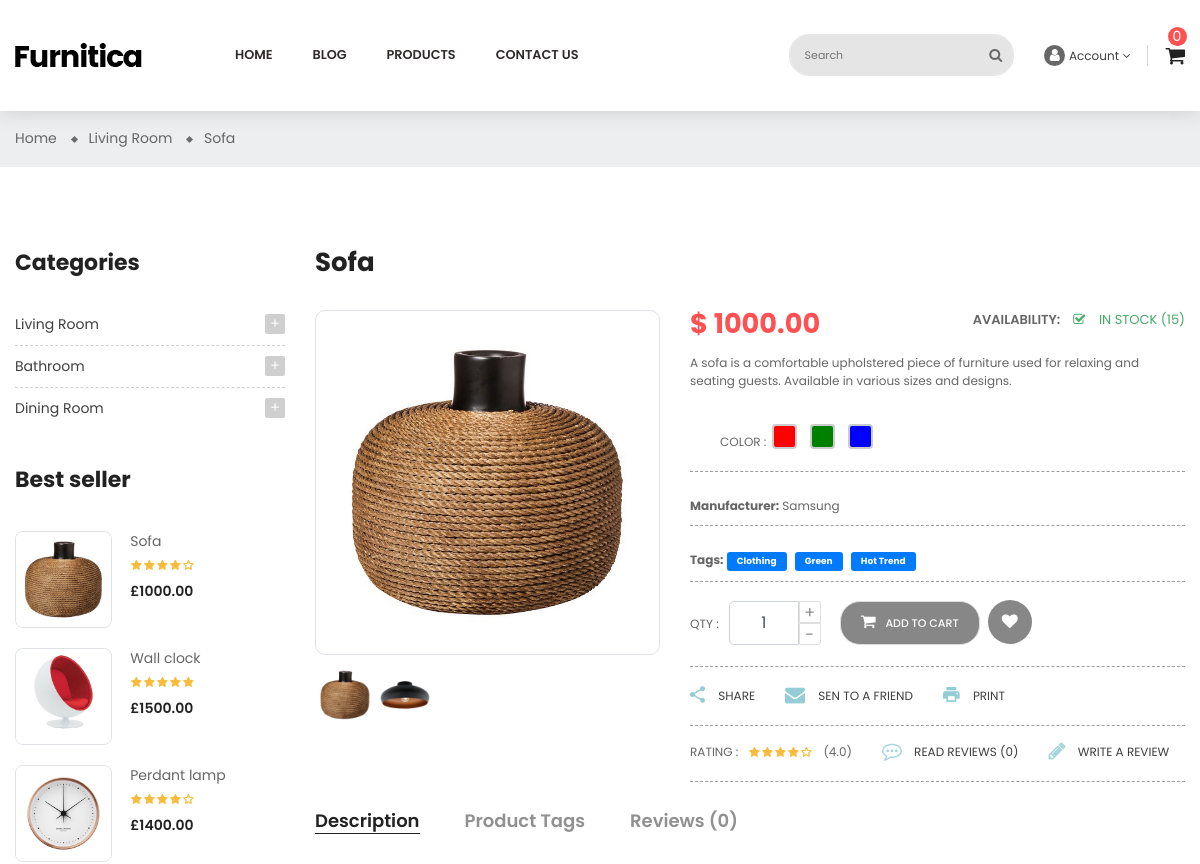
The app's page /en/products/6/ (upper part), older data.
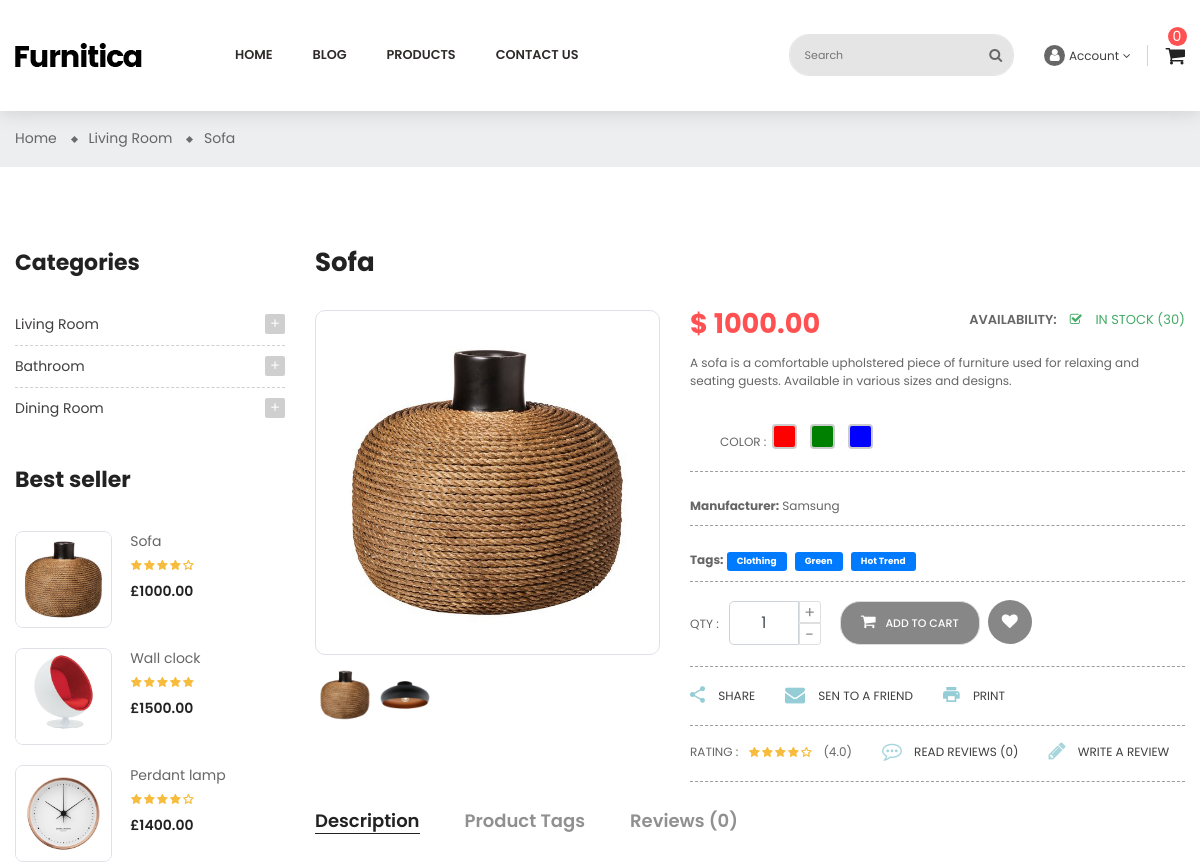
The same page, newer data.
### apps/products/models.py (models this page shows, shortened)
class ProductModel(BaseModel):
    class ProductStatus(models.TextChoices):
        DRAFT = 'DRAFT'
        PUBLISHED = 'PUBLISHED'
        DELETED = 'DELETED'
    status = models.CharField(
        max_length=20,
        choices=ProductStatus.choices,
        default=ProductStatus.DRAFT
    )
    title = models.CharField(max_length=255)
    description = models.TextField(blank=True, null=True)
    price = models.DecimalField(max_digits=10, decimal_places=2)
    discount_price = models.DecimalField(max_digits=10, decimal_places=2, blank=True, null=True)
    stock = models.PositiveIntegerField(default=0)
    category = models.ForeignKey(ProductCategoryModel, on_delete=models.CASCADE, related_name="products")
    manufacturer = models.ForeignKey(ManufacturerModel, on_delete=models.SET_NULL, null=True, blank=True, related_name="products")
    colors = models.ManyToManyField(ColorModel, blank=True, related_name="products")
    tags = models.ManyToManyField(ProductTagModel, blank=True, related_name="products")
    rating = models.FloatField(default=0)
    class Meta:
        verbose_name = 'product'
        verbose_name_plural = 'products'

class ProductImageModel(BaseModel):
    product = models.ForeignKey(ProductModel, on_delete=models.CASCADE, related_name="images")
    image = models.ImageField(upload_to="products/")

class ManufacturerModel(BaseModel):
    name = models.CharField(max_length=100)
    class Meta:
        verbose_name = 'manufacturer'
        verbose_name_plural = 'manufacturers'

### apps/products/views.py (the view)
# urls.py: path("<int:pk>/", ProductDetailView.as_view(), name="detail"),
class ProductDetailView(DetailView):
    template_name = "products/product-detail.html"
    queryset = ProductModel.objects.all()
    context_object_name = "product"
    def get_context_data(self, **kwargs):
        context = super().get_context_data(**kwargs)
        product = self.object
        context['category'] = product.category
        context['parent_category'] = product.category.parent if product.category else None
        context['related_products'] = ProductModel.objects.filter(
            category=product.category,
            status=ProductModel.ProductStatus.PUBLISHED
        ).exclude(id=product.id)[:3]
        context['best_sellers'] = ProductModel.objects.filter(
            status=ProductModel.ProductStatus.PUBLISHED
        ).order_by('-rating')[:3]
        context['all_tags'] = ProductTagModel.objects.all()
        context['all_categories'] = ProductCategoryModel.objects.filter(parent__isnull=True)
        context['comments'] = CommentModel.objects.all().order_by('-created_at')
        return context

### apps/basket/cart.py (called while the page is built)
    def __len__(self):
        return sum(item['quantity'] for item in self.basket.values())

### apps/basket/context_processors.py (called while the page is built)
def basket(request):
    return {'basket': Basket(request)}

### apps/pages/templatetags/my_tags.py (called while the page is built)
@register.simple_tag
def get_full_url(request, lang):
    path = request.path.split('/')
    path[1] = lang
    return '/'.join(path)

### templates/products/product-detail.html (shortened to what the changed rows need)
{% extends 'layout/base.html' %}
{% load static %}
{% load i18n %}
{% load my_tags %}
{% block body_id %}product-detail{% endblock %}
{% block content %}
    <div class="main-content">
        <div id="wrapper-site">
            <div id="content-wrapper">
                <div id="main">
                    <div class="page-home">
                        <nav class="breadcrumb-bg">
                            <div class="container no-index">
                                <div class="breadcrumb">
                                    <ol>
                                        <li>
                                            <span>{{ product.title }}</span>
                                        </li>
                                    </ol>
                                </div>
                            </div>
                        </nav>
                        <div class="container">
                            <div class="content">
                                <div class="row">
                                    <div class="sidebar-3 sidebar-collection col-lg-3 col-md-3 col-sm-4">
                                        <div class="sidebar-block">
                                            <div class="product-content tab-content">
                                                <div class="row">
                                                    {% for seller in best_sellers %}
                                                    <div class="item col-md-12">
                                                        <div class="product-miniature item-one first-item d-flex">
                                                            <div class="thumbnail-container border">
                                                                <a href="{% url 'products:detail' pk=seller.id %}">
                                                                    {% if seller.images.all %}
                                                                    <img class="img-fluid image-cover" src="{{ seller.images.all.0.image.url }}" alt="{{ seller.title }}">
                                                                    {% else %}
                                                                    <img class="img-fluid image-cover" src="{% static 'img/product/placeholder.jpg' %}" alt="No image">
                                                                    {% endif %}
                                                                </a>
                                                            </div>
                                                            <div class="product-description">
                                                                <div class="product-groups">
                                                                    <div class="product-title">
                                                                        <a href="{% url 'products:detail' pk=seller.id %}">{{ seller.title }}</a>
                                                                    </div>
                                                                    <div class="rating">
                                                                        <div class="star-content">
                                                                            {% for i in "12345" %}
                                                                            {% if forloop.counter <= seller.rating|floatformat:0 %}
                                                                            <div class="star filled"></div>
                                                                            {% else %}
                                                                            <div class="star"></div>
                                                                            {% endif %}
                                                                            {% endfor %}
                                                                        </div>
                                                                    </div>
                                                                    <div class="product-group-price">
                                                                        <div class="product-price-and-shipping">
                                                                            <span class="price">£{{ seller.price }}</span>
                                                                        </div>
                                                                    </div>
                                                                </div>
                                                            </div>
                                                        </div>
                                                    </div>
                                                    {% endfor %}
                                                </div>
                                            </div>
                                        </div>
                                    </div>
                                    <div class="col-sm-8 col-lg-9 col-md-9">
                                        <div class="main-product-detail">
                                            <h2>{{ product.title }}</h2>
                                            <div class="product-single row">
                                                <div class="product-detail col-xs-12 col-md-5 col-sm-5">
                                                </div>
                                                <div class="product-info col-xs-12 col-md-7 col-sm-7">
                                                    <div class="detail-description">
                                                        <div class="price-del">
                                                            <span class="price">$ {{ product.price }}</span>
                                                            <span class="float-right">
                                                                <span class="availb">Availability: </span>
                                                                {% if product.stock|add:0 > 0 %}
                                                                <span class="check">
                                                                    <i class="fa fa-check-square-o" aria-hidden="true"></i>
                                                                    IN STOCK ({{ product.stock }})
                                                                </span>
                                                                {% else %}
                                                                    <span class="availb text-danger" style="font-weight:600;">
                                                                    <i class="fa fa-times-circle" aria-hidden="true"></i>
                                                                    OUT OF STOCK
                                                                </span>
                                                                {% endif %}
                                                            </span>
                                                        </div>
                                                        <p class="description">{{ product.description }}</p>
                                                        <div class="option has-border d-lg-flex size-color">
                                                            <div class="colors">
                                                            </div>
                                                        </div>
                                                        {% if product.manufacturer %}
                                                        <div class="has-border" style="padding:10px 0;">
                                                            <b>Manufacturer:</b> {{ product.manufacturer.name }}
                                                        </div>
                                                        {% endif %}
                                                        {% if product.tags.all %}
                                                        <div class="has-border" style="padding:10px 0;">
                                                            <b>Tags:</b>
                                                            {% for tag in product.tags.all %}
                                                            <a href="{% url 'products:filter' 'tag' tag.id %}" class="badge badge-secondary" style="margin-right:5px;padding:5px 10px;background:#007bff;color:#fff;text-decoration:none;border-radius:3px;">
                                                            </a>
                                                            {% endfor %}
                                                        </div>
                                                        {% endif %}
                                                        <div class="has-border cart-area">
                                                            <form action="{% url 'basket:basket_add' product.id %}" method="post">
                                                            </form>
                                                        </div>
                                                        <div class="d-flex2 has-border">
                                                            <div class="btn-group">
                                                            </div>
                                                        </div>
                                                        <div class="rating-comment has-border d-flex">
                                                            <div class="review-description d-flex">
                                                                <span>RATING :</span>
                                                                <div class="rating">
                                                                    <div class="star-content">
                                                                    </div>
                                                                </div>
                                                                <span style="margin-left:10px;">({{ product.rating }})</span>
                                                            </div>
                                                            <div class="read after-has-border">
                                                            </div>
                                                            <div class="apen after-has-border">
                                                            </div>
                                                        </div>
                                                    </div>
                                                </div>
                                            </div>
                                            <div class="review">
                                                <ul class="nav nav-tabs">
                                                </ul>
                                            </div>
                                        </div>
                                    </div>
                                </div>
                            </div>
                        </div>
                    </div>
                </div>
            </div>
        </div>
    </div>
{% endblock %}

Row changes from the older to the newer data that the page shows:
changed ProductModel "Sofa": stock "15" → "30"
